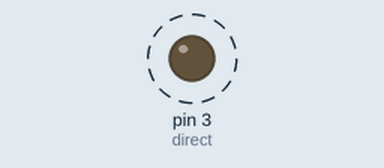
Simulated run of this sketch. Board: Arduino Uno, built with avr-gcc and run on an emulated ATmega328P. On the bench: output pins drawn as LEDs (lit = HIGH). Dashed ring = blinking. Pins used as bus, display or sensor lines are not drawn.

Above: at 0.4 s.
Timing chart, 0 to 3.7 s (numbered marks = the images above):
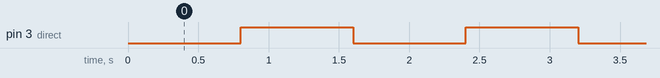

Measured:
- by itself, pin 3 (direct): alternates HIGH for 0.80 s and LOW for 0.80 s

The sketch:

sketch_feb8a.ino
```cpp
int step = 2, direct = 3; // Управляющие пины

void setup() {
pinMode(step, OUTPUT);
pinMode(direct, OUTPUT);
}

void loop() {
for(int i = 0; i < 80; i++){ //Прогоняем считывающую головку по всей длине
digitalWrite(step, HIGH);
delay(10);
digitalWrite(step, LOW);
}

digitalWrite(direct, !digitalRead(direct)); // Меняем направление движения
}

/*void playNote (float freq, float duration) {
int tempo=5;
float val =(925000/freq) / 2;
float noteDuration= 2200 / duration;
float time = millis() + noteDuration;

  while (millis () < time) {
    digitalWrite (direction, LOW);
     digitalWrite (step, LOW);
delayMicroseconds (val);
digitalWrite (step, HIGH);
delayMicroseconds (val);
digitalWrite (direction, HIGH);
digitalWrite (step, LOW);
delayMicroseconds (val);
digitalWrite (step, HIGH);
delayMicroseconds (val);
  }
delay (tempo);
}*/
```
